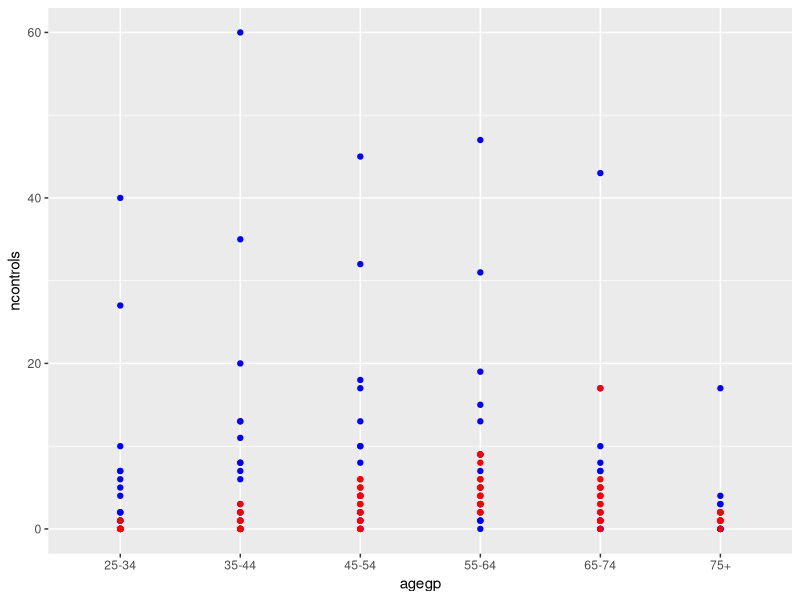
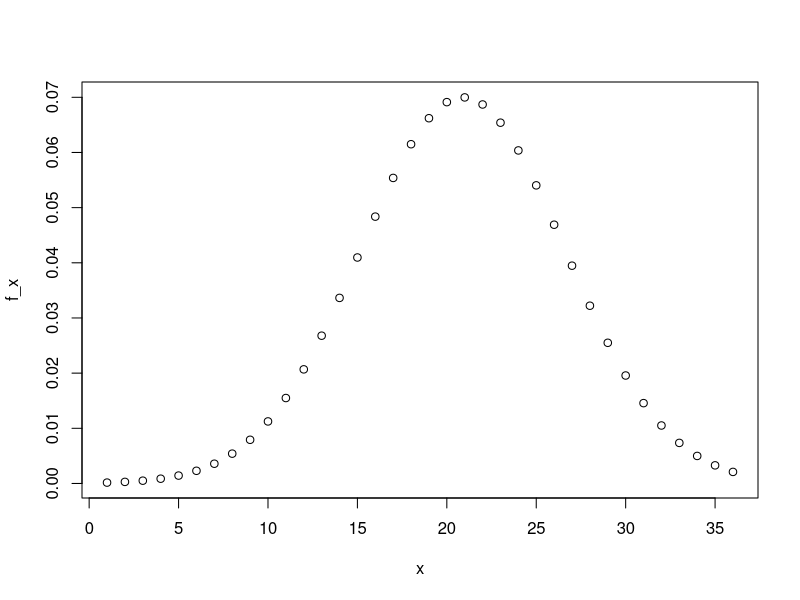
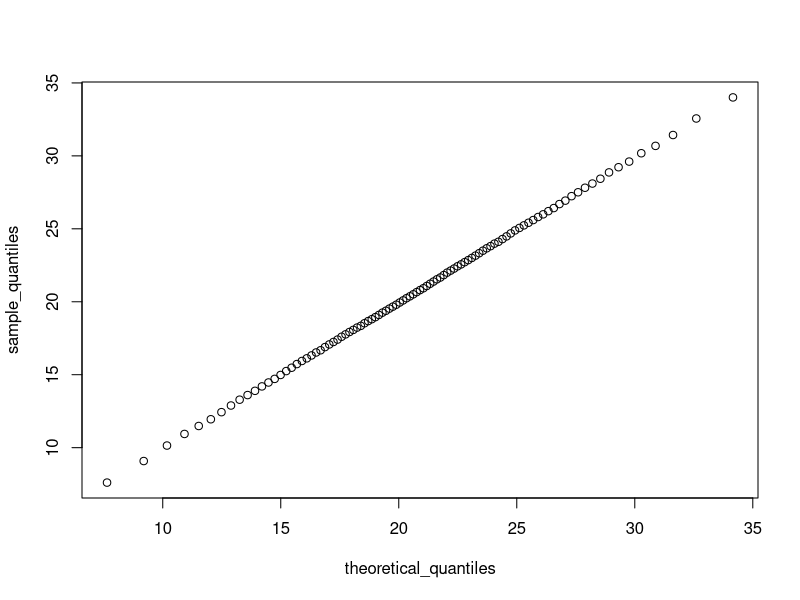

Here is the R script that generated these plots, in order:
library('tidyverse')
data('esoph')

head(esoph)
str(esoph)

ggplot(esoph) +
  geom_point(aes(x=agegp,y=ncontrols),color='blue') +
  geom_point(aes(x=agegp,y=ncases),color='red')

nrow(esoph)

all_cases <- select(esoph,ncases) %>% sum()
all_controls <- esoph %>% select(ncontrols) %>% sum()

alc_cases <-  esoph %>% filter(alcgp == '120+') %>% select(ncases) %>% sum()
alc_controls <- esoph %>% filter(alcgp == '120+') %>% select(ncontrols) %>% sum()
alc_cases/(alc_cases+alc_controls)

cases <- esoph %>% 
  filter(ncases > 0) %>%
  select(alcgp,tobgp,ncases)

tab <- rep(cases$tobgp,cases$ncases) %>%
  table() %>%
  prop.table()

tab['30+']

cases_risk <- esoph %>%
  filter(alcgp=='120+' | tobgp=='30+') %>%
  select(ncases) %>%
  sum()

cases_total <- esoph %>%
  select(ncases) %>%
  sum()

cases_risk/cases_total

controls_alc <- esoph %>%
  filter(alcgp=='120+') %>%
  select(ncontrols) %>%
  sum()

controls_tob <- esoph %>%
  filter(tobgp=='30+') %>%
  select(ncontrols) %>%
  sum()

controls_tob_alc <- esoph %>%
  filter(tobgp=='30+' | alcgp=='120+') %>%
  select(ncontrols) %>%
  sum()


controls <- esoph %>%
  select(ncontrols) %>%
  sum()

controls_alc/controls
controls_tob/controls
controls_tob_alc/controls

cases_alc <- esoph %>%
  filter(alcgp == '120+') %>%
  select(ncases) %>%
  sum()

cases_total <- esoph %>%
  select(ncases) %>%
  sum()

(cases_alc/cases_total)/(controls_alc/controls)

# ACT test scores
set.seed(16,sample.kind="Rounding")
act_scores <- rnorm(10000,20.9,5.7)
mean(act_scores)
sd(act_scores)
sum(act_scores>=36)
mean(act_scores>30)
mean(act_scores<=10)
x <- 1:36
f_x <- dnorm(x,20.9,5.7)
plot(x,f_x)
z_act_scores <- (act_scores-mean(act_scores))/sd(act_scores)
mean(z_act_scores > 2)
mean(act_scores)+2*sd(act_scores)
qnorm(0.975,mean(act_scores),sd(act_scores))
F_x <- pnorm(x,20.9,5.7)
which(F_x >= 0.95)
qnorm(0.95,20.9,5.7)
sample_quantiles <- quantile(act_scores,seq(0.01,0.99,0.01))
sample_quantiles['60%']
theoretical_quantiles <- qnorm(seq(0.01,0.99,0.01),20.9,5.7)
plot(theoretical_quantiles,sample_quantiles)

# SAT test scores
set.seed(x, sample.kind = "Rounding")
scores <- replicate(10000,{
  sum(sample(c(1,-0.25),44,replace=TRUE,prob=c(0.2,0.8)))
})
mean(scores>=8)

p <- seq(0.25,0.95,0.05)
exp_p <- 1*p*44
sd_p <- sqrt(p*(1-p))*sqrt(44)
r <- data.frame(skill=p,exp=exp_p,sd=sd_p,p35=1-pnorm(35,exp_p,sd_p))

# Roulette
exp_single <- (5/38)*6 + (33/38)*(-1)
exp_sum500 <- exp_single * 500
se_single <- abs(6--1)*sqrt(5*33/38^2)
se_avg500 <- se_single/sqrt(500)
se_sum500 <- se_single*sqrt(500)
p_losing <- pnorm(0,exp_sum500,se_sum500)

# reference by level number
esoph$agegp == levels(esoph$agegp)[2]
filter(esoph,agegp==levels(agegp)[1])
filter(esoph,agegp==levels(agegp)[nlevels(agegp)])


